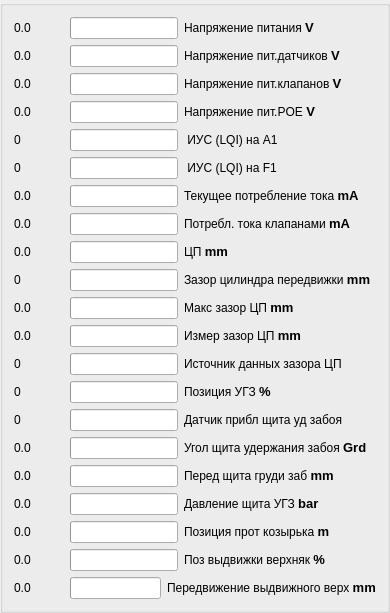
   <widget class="QGroupBox" name="groupBox">
    <property name="geometry">
     <rect>
      <x>0</x>
      <y>0</y>
      <width>387</width>
      <height>461</height>
     </rect>
    </property>
    <property name="title">
     <string/>
    </property>
    <layout class="QVBoxLayout" name="verticalLayout">
     <item>
      <layout class="QHBoxLayout" name="horizontalLayout">
       <item>
        <widget class="QLabel" name="label">
         <property name="sizePolicy">
          <sizepolicy hsizetype="Fixed" vsizetype="Fixed">
           <horstretch>0</horstretch>
           <verstretch>0</verstretch>
          </sizepolicy>
         </property>
         <property name="minimumSize">
          <size>
           <width>50</width>
           <height>0</height>
          </size>
         </property>
         <property name="text">
          <string>0.0 </string>
         </property>
        </widget>
       </item>
       <item>
        <widget class="QProgressBar" name="voltage_progressBar">
         <property name="maximumSize">
          <size>
           <width>108</width>
           <height>16777215</height>
          </size>
         </property>
         <property name="statusTip">
          <string/>
         </property>
         <property name="whatsThis">
          <string notr="true"/>
         </property>
         <property name="value">
          <number>0</number>
         </property>
         <property name="textVisible">
          <bool>false</bool>
         </property>
        </widget>
       </item>
       <item>
        <widget class="QLabel" name="label_3">
         <property name="text">
          <string>&lt;html&gt;&lt;head/&gt;&lt;body&gt;&lt;p&gt;Напряжение питания &lt;span style=&quot; font-size:10pt; font-weight:600;&quot;&gt;V&lt;/span&gt;&lt;/p&gt;&lt;/body&gt;&lt;/html&gt;</string>
         </property>
        </widget>
       </item>
      </layout>
     </item>
     <item>
      <layout class="QHBoxLayout" name="horizontalLayout_2">
       <item>
        <widget class="QLabel" name="label1">
         <property name="sizePolicy">
          <sizepolicy hsizetype="Fixed" vsizetype="Fixed">
           <horstretch>0</horstretch>
           <verstretch>0</verstretch>
          </sizepolicy>
         </property>
         <property name="minimumSize">
          <size>
           <width>50</width>
           <height>0</height>
          </size>
         </property>
         <property name="text">
          <string>0.0 </string>
         </property>
        </widget>
       </item>
       <item>
        <widget class="QProgressBar" name="current_sensors_progressBar">
         <property name="maximumSize">
          <size>
           <width>108</width>
           <height>16777215</height>
          </size>
         </property>
         <property name="statusTip">
          <string/>
         </property>
         <property name="whatsThis">
          <string notr="true"/>
         </property>
         <property name="value">
          <number>0</number>
         </property>
         <property name="textVisible">
          <bool>false</bool>
         </property>
        </widget>
       </item>
       <item>
        <widget class="QLabel" name="label_4">
         <property name="text">
          <string>&lt;html&gt;&lt;head/&gt;&lt;body&gt;&lt;p&gt;Напряжение пит.датчиков &lt;span style=&quot; font-size:10pt; font-weight:600;&quot;&gt;V&lt;/span&gt;&lt;/p&gt;&lt;/body&gt;&lt;/html&gt;</string>
         </property>
        </widget>
       </item>
      </layout>
     </item>
     <item>
      <layout class="QHBoxLayout" name="horizontalLayout_3">
       <item>
        <widget class="QLabel" name="label_5">
         <property name="sizePolicy">
          <sizepolicy hsizetype="Fixed" vsizetype="Fixed">
           <horstretch>0</horstretch>
           <verstretch>0</verstretch>
          </sizepolicy>
         </property>
         <property name="minimumSize">
          <size>
           <width>50</width>
           <height>0</height>
          </size>
         </property>
         <property name="text">
          <string>0.0 </string>
         </property>
        </widget>
       </item>
       <item>
        <widget class="QProgressBar" name="current_valve_progressBar">
         <property name="maximumSize">
          <size>
           <width>108</width>
           <height>16777215</height>
          </size>
         </property>
         <property name="statusTip">
          <string/>
         </property>
         <property name="whatsThis">
          <string notr="true"/>
         </property>
         <property name="value">
          <number>0</number>
         </property>
         <property name="textVisible">
          <bool>false</bool>
         </property>
        </widget>
       </item>
       <item>
        <widget class="QLabel" name="label_6">
         <property name="text">
          <string>&lt;html&gt;&lt;head/&gt;&lt;body&gt;&lt;p&gt;Напряжение пит.клапанов &lt;span style=&quot; font-size:10pt; font-weight:600;&quot;&gt;V&lt;/span&gt;&lt;/p&gt;&lt;/body&gt;&lt;/html&gt;</string>
         </property>
        </widget>
       </item>
      </layout>
     </item>
     <item>
      <layout class="QHBoxLayout" name="horizontalLayout_4">
       <item>
        <widget class="QLabel" name="label_8">
         <property name="sizePolicy">
          <sizepolicy hsizetype="Fixed" vsizetype="Fixed">
           <horstretch>0</horstretch>
           <verstretch>0</verstretch>
          </sizepolicy>
         </property>
         <property name="minimumSize">
          <size>
           <width>50</width>
           <height>0</height>
          </size>
         </property>
         <property name="text">
          <string>0.0 </string>
         </property>
        </widget>
       </item>
       <item>
        <widget class="QProgressBar" name="current_POE_progressBar">
         <property name="maximumSize">
          <size>
           <width>108</width>
           <height>16777215</height>
          </size>
         </property>
         <property name="statusTip">
          <string/>
         </property>
         <property name="whatsThis">
          <string notr="true"/>
         </property>
         <property name="value">
          <number>0</number>
         </property>
         <property name="textVisible">
          <bool>false</bool>
         </property>
        </widget>
       </item>
       <item>
        <widget class="QLabel" name="label_7">
         <property name="text">
          <string>&lt;html&gt;&lt;head/&gt;&lt;body&gt;&lt;p&gt;Напряжение пит.POE&lt;span style=&quot; font-size:10pt; font-weight:600;&quot;&gt; V&lt;/span&gt;&lt;/p&gt;&lt;/body&gt;&lt;/html&gt;</string>
         </property>
        </widget>
       </item>
      </layout>
     </item>
     <item>
      <layout class="QHBoxLayout" name="horizontalLayout_5">
       <item>
        <widget class="QLabel" name="label_10">
         <property name="sizePolicy">
          <sizepolicy hsizetype="Fixed" vsizetype="Fixed">
           <horstretch>0</horstretch>
           <verstretch>0</verstretch>
          </sizepolicy>
         </property>
         <property name="minimumSize">
          <size>
           <width>50</width>
           <height>0</height>
          </size>
         </property>
         <property name="text">
          <string>0</string>
         </property>
        </widget>
       </item>
       <item>
        <widget class="QProgressBar" name="A1_progressBar">
         <property name="maximumSize">
          <size>
           <width>108</width>
           <height>16777215</height>
          </size>
         </property>
         <property name="statusTip">
          <string/>
         </property>
         <property name="whatsThis">
          <string notr="true"/>
         </property>
         <property name="value">
          <number>0</number>
         </property>
         <property name="textVisible">
          <bool>false</bool>
         </property>
        </widget>
       </item>
       <item>
        <widget class="QLabel" name="label_9">
         <property name="text">
          <string> ИУС (LQI) на А1</string>
         </property>
        </widget>
       </item>
      </layout>
     </item>
     <item>
      <layout class="QHBoxLayout" name="horizontalLayout_6">
       <item>
        <widget class="QLabel" name="label_11">
         <property name="sizePolicy">
          <sizepolicy hsizetype="Fixed" vsizetype="Fixed">
           <horstretch>0</horstretch>
           <verstretch>0</verstretch>
          </sizepolicy>
         </property>
         <property name="minimumSize">
          <size>
           <width>50</width>
           <height>0</height>
          </size>
         </property>
         <property name="text">
          <string>0</string>
         </property>
        </widget>
       </item>
       <item>
        <widget class="QProgressBar" name="F1_progressBar">
         <property name="maximumSize">
          <size>
           <width>108</width>
           <height>16777215</height>
          </size>
         </property>
         <property name="statusTip">
          <string/>
         </property>
         <property name="whatsThis">
          <string notr="true"/>
         </property>
         <property name="value">
          <number>0</number>
         </property>
         <property name="textVisible">
          <bool>false</bool>
         </property>
        </widget>
       </item>
       <item>
        <widget class="QLabel" name="label_12">
         <property name="text">
          <string> ИУС (LQI) на F1</string>
         </property>
        </widget>
       </item>
      </layout>
     </item>
     <item>
      <layout class="QHBoxLayout" name="horizontalLayout_8">
       <item>
        <widget class="QLabel" name="label_15">
         <property name="sizePolicy">
          <sizepolicy hsizetype="Fixed" vsizetype="Fixed">
           <horstretch>0</horstretch>
           <verstretch>0</verstretch>
          </sizepolicy>
         </property>
         <property name="minimumSize">
          <size>
           <width>50</width>
           <height>0</height>
          </size>
         </property>
         <property name="text">
          <string>0.0 </string>
         </property>
        </widget>
       </item>
       <item>
        <widget class="QProgressBar" name="amperage_progressBar">
         <property name="maximumSize">
          <size>
           <width>108</width>
           <height>16777215</height>
          </size>
         </property>
         <property name="statusTip">
          <string/>
         </property>
         <property name="whatsThis">
          <string notr="true"/>
         </property>
         <property name="value">
          <number>0</number>
         </property>
         <property name="textVisible">
          <bool>false</bool>
         </property>
        </widget>
       </item>
       <item>
        <widget class="QLabel" name="label_16">
         <property name="text">
          <string>&lt;html&gt;&lt;head/&gt;&lt;body&gt;&lt;p&gt;Текущее потребление тока &lt;span style=&quot; font-size:10pt; font-weight:600;&quot;&gt;mA&lt;/span&gt;&lt;/p&gt;&lt;/body&gt;&lt;/html&gt;</string>
         </property>
        </widget>
       </item>
      </layout>
     </item>
     <item>
      <layout class="QHBoxLayout" name="horizontalLayout_38">
       <item>
        <widget class="QLabel" name="label_75">
         <property name="sizePolicy">
          <sizepolicy hsizetype="Fixed" vsizetype="Fixed">
           <horstretch>0</horstretch>
           <verstretch>0</verstretch>
          </sizepolicy>
         </property>
         <property name="minimumSize">
          <size>
           <width>50</width>
           <height>0</height>
          </size>
         </property>
         <property name="text">
          <string>0.0 </string>
         </property>
        </widget>
       </item>
       <item>
        <widget class="QProgressBar" name="amperage_valve_progressBar">
         <property name="maximumSize">
          <size>
           <width>108</width>
           <height>16777215</height>
          </size>
         </property>
         <property name="statusTip">
          <string/>
         </property>
         <property name="whatsThis">
          <string notr="true"/>
         </property>
         <property name="value">
          <number>0</number>
         </property>
         <property name="textVisible">
          <bool>false</bool>
         </property>
        </widget>
       </item>
       <item>
        <widget class="QLabel" name="label_76">
         <property name="text">
          <string>&lt;html&gt;&lt;head/&gt;&lt;body&gt;&lt;p&gt;Потребл. тока клапанами &lt;span style=&quot; font-size:10pt; font-weight:600;&quot;&gt;mA&lt;/span&gt;&lt;/p&gt;&lt;/body&gt;&lt;/html&gt;</string>
         </property>
        </widget>
       </item>
      </layout>
     </item>
     <item>
      <layout class="QHBoxLayout" name="horizontalLayout_37">
       <item>
        <widget class="QLabel" name="label_73">
         <property name="sizePolicy">
          <sizepolicy hsizetype="Fixed" vsizetype="Fixed">
           <horstretch>0</horstretch>
           <verstretch>0</verstretch>
          </sizepolicy>
         </property>
         <property name="minimumSize">
          <size>
           <width>50</width>
           <height>0</height>
          </size>
         </property>
         <property name="text">
          <string>0.0 </string>
         </property>
        </widget>
       </item>
       <item>
        <widget class="QProgressBar" name="CP_progressBar">
         <property name="maximumSize">
          <size>
           <width>108</width>
           <height>16777215</height>
          </size>
         </property>
         <property name="statusTip">
          <string/>
         </property>
         <property name="whatsThis">
          <string notr="true"/>
         </property>
         <property name="value">
          <number>0</number>
         </property>
         <property name="textVisible">
          <bool>false</bool>
         </property>
        </widget>
       </item>
       <item>
        <widget class="QLabel" name="label_74">
         <property name="text">
          <string>&lt;html&gt;&lt;head/&gt;&lt;body&gt;&lt;p&gt;ЦП &lt;span style=&quot; font-size:10pt; font-weight:600;&quot;&gt;mm&lt;/span&gt;&lt;/p&gt;&lt;/body&gt;&lt;/html&gt;</string>
         </property>
        </widget>
       </item>
      </layout>
     </item>
     <item>
      <layout class="QHBoxLayout" name="horizontalLayout_36">
       <item>
        <widget class="QLabel" name="label_71">
         <property name="sizePolicy">
          <sizepolicy hsizetype="Fixed" vsizetype="Fixed">
           <horstretch>0</horstretch>
           <verstretch>0</verstretch>
          </sizepolicy>
         </property>
         <property name="minimumSize">
          <size>
           <width>50</width>
           <height>0</height>
          </size>
         </property>
         <property name="text">
          <string>0 </string>
         </property>
        </widget>
       </item>
       <item>
        <widget class="QProgressBar" name="zaz_CP_progressBar">
         <property name="maximumSize">
          <size>
           <width>108</width>
           <height>16777215</height>
          </size>
         </property>
         <property name="statusTip">
          <string/>
         </property>
         <property name="whatsThis">
          <string notr="true"/>
         </property>
         <property name="value">
          <number>0</number>
         </property>
         <property name="textVisible">
          <bool>false</bool>
         </property>
        </widget>
       </item>
       <item>
        <widget class="QLabel" name="label_72">
         <property name="text">
          <string>&lt;html&gt;&lt;head/&gt;&lt;body&gt;&lt;p&gt;Зазор цилиндра передвижки &lt;span style=&quot; font-size:10pt; font-weight:600;&quot;&gt;mm&lt;/span&gt;&lt;/p&gt;&lt;/body&gt;&lt;/html&gt;</string>
         </property>
        </widget>
       </item>
      </layout>
     </item>
     <item>
      <layout class="QHBoxLayout" name="horizontalLayout_45">
       <item>
        <widget class="QLabel" name="label_89">
         <property name="sizePolicy">
          <sizepolicy hsizetype="Fixed" vsizetype="Fixed">
           <horstretch>0</horstretch>
           <verstretch>0</verstretch>
          </sizepolicy>
         </property>
         <property name="minimumSize">
          <size>
           <width>50</width>
           <height>0</height>
          </size>
         </property>
         <property name="text">
          <string>0.0</string>
         </property>
        </widget>
       </item>
       <item>
        <widget class="QProgressBar" name="max_zaz_progressBar">
         <property name="maximumSize">
          <size>
           <width>108</width>
           <height>16777215</height>
          </size>
         </property>
         <property name="statusTip">
          <string/>
         </property>
         <property name="whatsThis">
          <string notr="true"/>
         </property>
         <property name="value">
          <number>0</number>
         </property>
         <property name="textVisible">
          <bool>false</bool>
         </property>
        </widget>
       </item>
       <item>
        <widget class="QLabel" name="label_90">
         <property name="text">
          <string>&lt;html&gt;&lt;head/&gt;&lt;body&gt;&lt;p&gt;Макс зазор ЦП &lt;span style=&quot; font-size:10pt; font-weight:600;&quot;&gt;mm&lt;/span&gt;&lt;/p&gt;&lt;/body&gt;&lt;/html&gt;</string>
         </property>
        </widget>
       </item>
      </layout>
     </item>
     <item>
      <layout class="QHBoxLayout" name="horizontalLayout_39">
       <item>
        <widget class="QLabel" name="label_77">
         <property name="sizePolicy">
          <sizepolicy hsizetype="Fixed" vsizetype="Fixed">
           <horstretch>0</horstretch>
           <verstretch>0</verstretch>
          </sizepolicy>
         </property>
         <property name="minimumSize">
          <size>
           <width>50</width>
           <height>0</height>
          </size>
         </property>
         <property name="text">
          <string>0.0</string>
         </property>
        </widget>
       </item>
       <item>
        <widget class="QProgressBar" name="progressBar_39">
         <property name="maximumSize">
          <size>
           <width>108</width>
           <height>16777215</height>
          </size>
         </property>
         <property name="statusTip">
          <string/>
         </property>
         <property name="whatsThis">
          <string notr="true"/>
         </property>
         <property name="value">
          <number>0</number>
         </property>
         <property name="textVisible">
          <bool>false</bool>
         </property>
        </widget>
       </item>
       <item>
        <widget class="QLabel" name="label_78">
         <property name="text">
          <string>&lt;html&gt;&lt;head/&gt;&lt;body&gt;&lt;p&gt;Измер зазор ЦП &lt;span style=&quot; font-size:10pt; font-weight:600;&quot;&gt;mm&lt;/span&gt;&lt;/p&gt;&lt;/body&gt;&lt;/html&gt;</string>
         </property>
        </widget>
       </item>
      </layout>
     </item>
     <item>
      <layout class="QHBoxLayout" name="horizontalLayout_35">
       <item>
        <widget class="QLabel" name="label_69">
         <property name="sizePolicy">
          <sizepolicy hsizetype="Fixed" vsizetype="Fixed">
           <horstretch>0</horstretch>
           <verstretch>0</verstretch>
          </sizepolicy>
         </property>
         <property name="minimumSize">
          <size>
           <width>50</width>
           <height>0</height>
          </size>
         </property>
         <property name="text">
          <string>0</string>
         </property>
        </widget>
       </item>
       <item>
        <widget class="QProgressBar" name="progressBar_35">
         <property name="maximumSize">
          <size>
           <width>108</width>
           <height>16777215</height>
          </size>
         </property>
         <property name="statusTip">
          <string/>
         </property>
         <property name="whatsThis">
          <string notr="true"/>
         </property>
         <property name="value">
          <number>0</number>
         </property>
         <property name="textVisible">
          <bool>false</bool>
         </property>
        </widget>
       </item>
       <item>
        <widget class="QLabel" name="label_70">
         <property name="text">
          <string>Источник данных зазора ЦП</string>
         </property>
        </widget>
       </item>
      </layout>
     </item>
     <item>
      <layout class="QHBoxLayout" name="horizontalLayout_34">
       <item>
        <widget class="QLabel" name="label_67">
         <property name="sizePolicy">
          <sizepolicy hsizetype="Fixed" vsizetype="Fixed">
           <horstretch>0</horstretch>
           <verstretch>0</verstretch>
          </sizepolicy>
         </property>
         <property name="minimumSize">
          <size>
           <width>50</width>
           <height>0</height>
          </size>
         </property>
         <property name="text">
          <string>0</string>
         </property>
        </widget>
       </item>
       <item>
        <widget class="QProgressBar" name="progressBar_34">
         <property name="maximumSize">
          <size>
           <width>108</width>
           <height>16777215</height>
          </size>
         </property>
         <property name="statusTip">
          <string/>
         </property>
         <property name="whatsThis">
          <string notr="true"/>
         </property>
         <property name="value">
          <number>0</number>
         </property>
         <property name="textVisible">
          <bool>false</bool>
         </property>
        </widget>
       </item>
       <item>
        <widget class="QLabel" name="label_68">
         <property name="text">
          <string>&lt;html&gt;&lt;head/&gt;&lt;body&gt;&lt;p&gt;Позиция УГЗ &lt;span style=&quot; font-size:10pt; font-weight:600;&quot;&gt;%&lt;/span&gt;&lt;/p&gt;&lt;/body&gt;&lt;/html&gt;</string>
         </property>
        </widget>
       </item>
      </layout>
     </item>
     <item>
      <layout class="QHBoxLayout" name="horizontalLayout_44">
       <item>
        <widget class="QLabel" name="label_87">
         <property name="sizePolicy">
          <sizepolicy hsizetype="Fixed" vsizetype="Fixed">
           <horstretch>0</horstretch>
           <verstretch>0</verstretch>
          </sizepolicy>
         </property>
         <property name="minimumSize">
          <size>
           <width>50</width>
           <height>0</height>
          </size>
         </property>
         <property name="text">
          <string>0</string>
         </property>
        </widget>
       </item>
       <item>
        <widget class="QProgressBar" name="progressBar_44">
         <property name="maximumSize">
          <size>
           <width>108</width>
           <height>16777215</height>
          </size>
         </property>
         <property name="statusTip">
          <string/>
         </property>
         <property name="whatsThis">
          <string notr="true"/>
         </property>
         <property name="value">
          <number>0</number>
         </property>
         <property name="textVisible">
          <bool>false</bool>
         </property>
        </widget>
       </item>
       <item>
        <widget class="QLabel" name="label_88">
         <property name="text">
          <string>Датчик прибл щита уд забоя</string>
         </property>
        </widget>
       </item>
      </layout>
     </item>
     <item>
      <layout class="QHBoxLayout" name="horizontalLayout_40">
       <item>
        <widget class="QLabel" name="label_79">
         <property name="sizePolicy">
          <sizepolicy hsizetype="Fixed" vsizetype="Fixed">
           <horstretch>0</horstretch>
           <verstretch>0</verstretch>
          </sizepolicy>
         </property>
         <property name="minimumSize">
          <size>
           <width>50</width>
           <height>0</height>
          </size>
         </property>
         <property name="text">
          <string>0.0</string>
         </property>
        </widget>
       </item>
       <item>
        <widget class="QProgressBar" name="progressBar_40">
         <property name="maximumSize">
          <size>
           <width>108</width>
           <height>16777215</height>
          </size>
         </property>
         <property name="statusTip">
          <string/>
         </property>
         <property name="whatsThis">
          <string notr="true"/>
         </property>
         <property name="value">
          <number>0</number>
         </property>
         <property name="textVisible">
          <bool>false</bool>
         </property>
        </widget>
       </item>
       <item>
        <widget class="QLabel" name="label_80">
         <property name="text">
          <string>&lt;html&gt;&lt;head/&gt;&lt;body&gt;&lt;p&gt;Угол щита удержания забоя &lt;span style=&quot; font-size:10pt; font-weight:600;&quot;&gt;Grd&lt;/span&gt;&lt;/p&gt;&lt;/body&gt;&lt;/html&gt;</string>
         </property>
        </widget>
       </item>
      </layout>
     </item>
     <item>
      <layout class="QHBoxLayout" name="horizontalLayout_43">
       <item>
        <widget class="QLabel" name="label_85">
         <property name="sizePolicy">
          <sizepolicy hsizetype="Fixed" vsizetype="Fixed">
           <horstretch>0</horstretch>
           <verstretch>0</verstretch>
          </sizepolicy>
         </property>
         <property name="minimumSize">
          <size>
           <width>50</width>
           <height>0</height>
          </size>
         </property>
         <property name="text">
          <string>0.0</string>
         </property>
        </widget>
       </item>
       <item>
        <widget class="QProgressBar" name="progressBar_43">
         <property name="maximumSize">
          <size>
           <width>108</width>
           <height>16777215</height>
          </size>
         </property>
         <property name="statusTip">
          <string/>
         </property>
         <property name="whatsThis">
          <string notr="true"/>
         </property>
         <property name="value">
          <number>0</number>
         </property>
         <property name="textVisible">
          <bool>false</bool>
         </property>
        </widget>
       </item>
       <item>
        <widget class="QLabel" name="label_86">
         <property name="text">
          <string>&lt;html&gt;&lt;head/&gt;&lt;body&gt;&lt;p&gt;Перед  щита груди заб &lt;span style=&quot; font-size:10pt; font-weight:600;&quot;&gt;mm&lt;/span&gt;&lt;/p&gt;&lt;/body&gt;&lt;/html&gt;</string>
         </property>
        </widget>
       </item>
      </layout>
     </item>
     <item>
      <layout class="QHBoxLayout" name="horizontalLayout_42">
       <item>
        <widget class="QLabel" name="label_83">
         <property name="sizePolicy">
          <sizepolicy hsizetype="Fixed" vsizetype="Fixed">
           <horstretch>0</horstretch>
           <verstretch>0</verstretch>
          </sizepolicy>
         </property>
         <property name="minimumSize">
          <size>
           <width>50</width>
           <height>0</height>
          </size>
         </property>
         <property name="text">
          <string>0.0</string>
         </property>
        </widget>
       </item>
       <item>
        <widget class="QProgressBar" name="progressBar_42">
         <property name="maximumSize">
          <size>
           <width>108</width>
           <height>16777215</height>
          </size>
         </property>
         <property name="statusTip">
          <string/>
         </property>
         <property name="whatsThis">
          <string notr="true"/>
         </property>
         <property name="value">
          <number>0</number>
         </property>
         <property name="textVisible">
          <bool>false</bool>
         </property>
        </widget>
       </item>
       <item>
        <widget class="QLabel" name="label_84">
         <property name="text">
          <string>&lt;html&gt;&lt;head/&gt;&lt;body&gt;&lt;p&gt;Давление щита УГЗ &lt;span style=&quot; font-size:10pt; font-weight:600;&quot;&gt;bar&lt;/span&gt;&lt;/p&gt;&lt;/body&gt;&lt;/html&gt;</string>
         </property>
        </widget>
       </item>
      </layout>
     </item>
     <item>
      <layout class="QHBoxLayout" name="horizontalLayout_41">
       <item>
        <widget class="QLabel" name="label_81">
         <property name="sizePolicy">
          <sizepolicy hsizetype="Fixed" vsizetype="Fixed">
           <horstretch>0</horstretch>
           <verstretch>0</verstretch>
          </sizepolicy>
         </property>
         <property name="minimumSize">
          <size>
           <width>50</width>
           <height>0</height>
          </size>
         </property>
         <property name="text">
          <string>0.0</string>
         </property>
        </widget>
       </item>
       <item>
        <widget class="QProgressBar" name="progressBar_41">
         <property name="maximumSize">
          <size>
           <width>108</width>
           <height>16777215</height>
          </size>
         </property>
         <property name="statusTip">
          <string/>
         </property>
         <property name="whatsThis">
          <string notr="true"/>
         </property>
         <property name="value">
          <number>0</number>
         </property>
         <property name="textVisible">
          <bool>false</bool>
         </property>
        </widget>
       </item>
       <item>
        <widget class="QLabel" name="label_82">
         <property name="text">
          <string>&lt;html&gt;&lt;head/&gt;&lt;body&gt;&lt;p&gt;Позиция прот козырька &lt;span style=&quot; font-size:10pt; font-weight:600;&quot;&gt;m&lt;/span&gt;&lt;/p&gt;&lt;/body&gt;&lt;/html&gt;</string>
         </property>
        </widget>
       </item>
      </layout>
     </item>
     <item>
      <layout class="QHBoxLayout" name="horizontalLayout_46">
       <item>
        <widget class="QLabel" name="label_91">
         <property name="sizePolicy">
          <sizepolicy hsizetype="Fixed" vsizetype="Fixed">
           <horstretch>0</horstretch>
           <verstretch>0</verstretch>
          </sizepolicy>
         </property>
         <property name="minimumSize">
          <size>
           <width>50</width>
           <height>0</height>
          </size>
         </property>
         <property name="text">
          <string>0.0</string>
         </property>
        </widget>
       </item>
       <item>
        <widget class="QProgressBar" name="progressBar_46">
         <property name="maximumSize">
          <size>
           <width>108</width>
           <height>16777215</height>
          </size>
         </property>
         <property name="statusTip">
          <string/>
         </property>
         <property name="whatsThis">
          <string notr="true"/>
         </property>
         <property name="value">
          <number>0</number>
         </property>
         <property name="textVisible">
          <bool>false</bool>
         </property>
        </widget>
       </item>
       <item>
        <widget class="QLabel" name="label_92">
         <property name="text">
          <string>&lt;html&gt;&lt;head/&gt;&lt;body&gt;&lt;p&gt;Поз выдвижки верхняк &lt;span style=&quot; font-size:10pt; font-weight:600;&quot;&gt;%&lt;/span&gt;&lt;/p&gt;&lt;/body&gt;&lt;/html&gt;</string>
         </property>
        </widget>
       </item>
      </layout>
     </item>
     <item>
      <layout class="QHBoxLayout" name="horizontalLayout_47">
       <property name="spacing">
        <number>6</number>
       </property>
       <item>
        <widget class="QLabel" name="label_93">
         <property name="sizePolicy">
          <sizepolicy hsizetype="Fixed" vsizetype="Fixed">
           <horstretch>0</horstretch>
           <verstretch>0</verstretch>
          </sizepolicy>
         </property>
         <property name="minimumSize">
          <size>
           <width>50</width>
           <height>0</height>
          </size>
         </property>
         <property name="text">
          <string>0.0</string>
         </property>
        </widget>
       </item>
       <item>
        <widget class="QProgressBar" name="progressBar_47">
         <property name="maximumSize">
          <size>
           <width>108</width>
           <height>16777215</height>
          </size>
         </property>
         <property name="statusTip">
          <string/>
         </property>
         <property name="whatsThis">
          <string notr="true"/>
         </property>
         <property name="value">
          <number>0</number>
         </property>
         <property name="textVisible">
          <bool>false</bool>
         </property>
        </widget>
       </item>
       <item>
        <widget class="QLabel" name="label_94">
         <property name="text">
          <string>&lt;html&gt;&lt;head/&gt;&lt;body&gt;&lt;p&gt;Передвижение выдвижного верх &lt;span style=&quot; font-size:10pt; font-weight:600;&quot;&gt;mm&lt;/span&gt;&lt;/p&gt;&lt;/body&gt;&lt;/html&gt;</string>
         </property>
        </widget>
       </item>
      </layout>
     </item>
    </layout>
   </widget>
